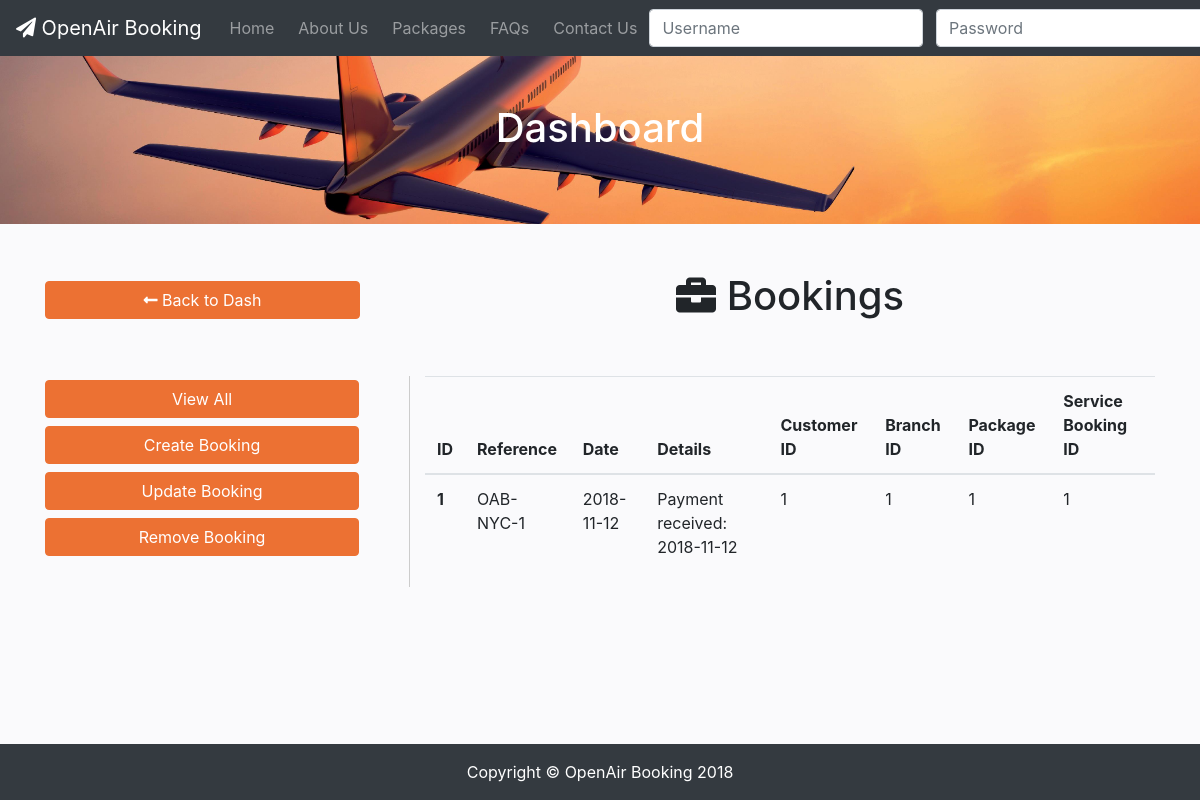
The app's page /dashboard/bookings.php with its own data.
### tables this page shows
CREATE TABLE `booking` (
  `booking_id` int(11) NOT NULL,
  `customers_customer_id` int(11) NOT NULL,
  `branch_branch_id` int(11) NOT NULL,
  `package_pkg_id` int(11) NOT NULL,
  `service_booking_id` int(11) NOT NULL,
  `booking_reference` varchar(20) DEFAULT NULL,
  `booking_date` date DEFAULT NULL,
  `booking_details` varchar(280) DEFAULT NULL
);

### dashboard/bookings.php (the view, shortened to what this page needs)
<!DOCTYPE html>
<html lang="en">
<head>
    <link rel="stylesheet" href="https://stackpath.bootstrapcdn.com/bootstrap/4.1.3/css/bootstrap.min.css"
>
    <link rel="stylesheet" href="https://use.fontawesome.com/releases/v5.5.0/css/all.css"
>
    <link href="css/dash.css" rel="stylesheet">
    <?php include_once "../php/db_connect.php"; ?>
    <?php include_once "php/display.php"; ?>
</head>
<body>
    <nav class="navbar navbar-expand-lg navbar-dark bg-dark fixed-top">
        <a class="navbar-brand" href="../index.php"><i class="fas fa-paper-plane"></i> OpenAir Booking</a>
        <div class="collapse navbar-collapse" id="navbarResponsive">
            <ul class="navbar-nav mr-auto">
                <li class="nav-item">
                    <a class="nav-link" href="../index.php">Home</a>
                </li>
                <li class="nav-item">
                    <a class="nav-link" href="../about.php">About Us</a>
                </li>
                <li class="nav-item">
                    <a class="nav-link" href="../packages.php">Packages</a>
                </li>
                <li class="nav-item">
                    <a class="nav-link" href="../faq.php">FAQs</a>
                </li>
                <li class="nav-item">
                    <a class="nav-link" href="../contact-us.php">Contact Us</a>
                </li>
            </ul>
            <form class="navbar-form form-inline" action="../login.php" method="POST">
                <div id="id3" class="form-group">
                    <input readonly="true" id="id3.1" class="form-control mr-2" type="text" placeholder="Username" name="userName"
                        required>
                    <input readonly="true" id="id3.2" class="form-control mr-2" type="password" placeholder="Password"
                        name="uncrypPass" required>
                </div>
            </form>
        </div>
    </nav>
    <div class="header">
        <div class="container">
            <div class="row">
                <div class="text-center mx-auto mb-4">
                    <h1 class="my-5">
                    ?>Dashboard</h1>
                </div>
            </div>
        </div>
    </div>
    <div class="dash">
        <div class="container">
            <div class="row justify-content-around mt-5">
                <div class="col-sm-4 m-auto">
                    <button class="btn back-btn" onclick="location.href='../dashboard.php';" type="back"><i class="fas fa-long-arrow-alt-left"></i>
                        Back to Dash</button>
                </div>
                <div class="col-sm-8 m-auto text-center">
                    <h1><i class="fas fa-briefcase"></i> Bookings</h1>
                </div>
            </div>
            <div class="row my-5">
                <div class="col-sm-4 buttonlist">
                    <button id="view" class="btn crud-btn my-1" onclick="showHideCRUD(this.id)" type="back">View All</button>
                    <button id="add" class="btn crud-btn my-1" onclick="showHideCRUD(this.id)" type="back">Create Booking</button>
                    <button id="update" class="btn crud-btn my-1" onclick="showHideCRUD(this.id)" type="back">Update Booking</button>
                    <button id="remove" class="btn crud-btn my-1" onclick="showHideCRUD(this.id)" type="back">Remove Booking</button>
                </div>
                <div class="col-sm-8">
                    <div id="view_all_div">
                        <div class="table-responsive-xl">
                            <table class="table">
                                <thead>
                                    <tr>
                                        <th scope="col">ID</th>
                                        <th scope="col">Reference</th>
                                        <th scope="col">Date</th>
                                        <th scope="col">Details</th>
                                        <th scope="col">Customer ID</th>
                                        <th scope="col">Branch ID</th>
                                        <th scope="col">Package ID</th>
                                        <th scope="col">Service Booking ID</th>
                                    </tr>
                                </thead>
                                <tbody>
                                    <?php tableBookingsShow($conn); ?>
                                </tbody>
                            </table>
                        </div>
                    </div>
                </div>
            </div>
        </div>
    </div>
    <footer class="py-3 bg-dark">
        <div class="container">
            <p class="m-0 text-center text-white">Copyright &copy; OpenAir Booking 2018</p>
        </div>
    </footer>
</body>
</html>

### dashboard/php/display.php (shortened to what this page needs)
<?php
function tableBookingsShow($conn) {
    $sql = "SELECT * FROM booking";
    $resultset = mysqli_query($conn, $sql) or die("database error:" . mysqli_error($conn));
    while ($record = mysqli_fetch_assoc($resultset)) {
                                    echo '<tr>
                                        <th scope="row">
                                            ' . $record['booking_id'] . '
                                        </th>
                                        <td>
                                        ' . $record['booking_reference'] . '
                                        </td>
                                        <td>
                                        ' . $record['booking_date'] . '
                                        </td>
                                        <td>
                                        ' . $record['booking_details'] . '
                                        </td>
                                        <td>
                                        ' . $record['customers_customer_id'] . '
                                        </td>
                                        <td>
                                        ' . $record['branch_branch_id'] . '
                                        </td>
                                        <td>
                                        ' . $record['package_pkg_id'] . '
                                        </td>
                                        <td>
                                        ' . $record['service_booking_id'] . '
                                        </td>
                                    </tr>';
    }
}
?>

### dashboard/css/dash.css (style rules this page uses)
:root { --accent: #EC7133; --shadow-accent: #bc5a28; }
body { padding-top: 54px; background-color: #fafafc; }
@media (min-width: 992px) { body { padding-top: 56px; } }
.header { min-height: 100%; background: url("../../resources/header.jpg") center center no-repeat scroll; -webkit-background-size: cover; -moz-background-size: cover; background-size: cover; -o-background-size: cover; }
.navbar { white-space: nowrap; }
.header h1 { color: white; }
.nav-item, .nav-item > a { border-radius: .25rem; padding-left: .25rem; padding-right: .25rem }
.crud-btn, .back-btn { background-color: var(--accent); border-color: var(--accent); color: white; width: 90%; }
#id3, #id4, #view_all_div, #add_div, #update_div, #remove_div { display: none; }
.dash .buttonlist { border-right: 1px solid #ccc; }
footer { position: fixed!important; right: 0; bottom: 0; left: 0; }

### records on screen
booking: booking_id "1", booking_reference "OAB-NYC-1", booking_date "2018-11-12", booking_details "Payment received: 2018-11-12", customers_customer "1", branch_branch "1", package_pkg "1", service_booking "1"
